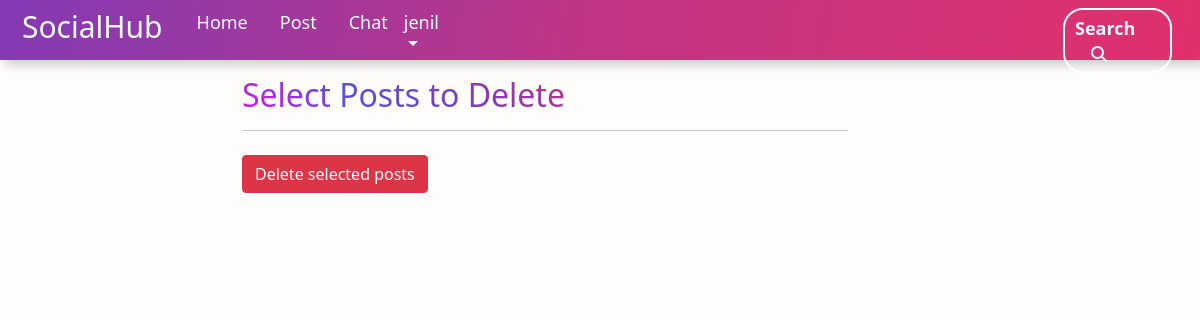
/home/edit_post (signed in), run on an earlier commit of the app's database.
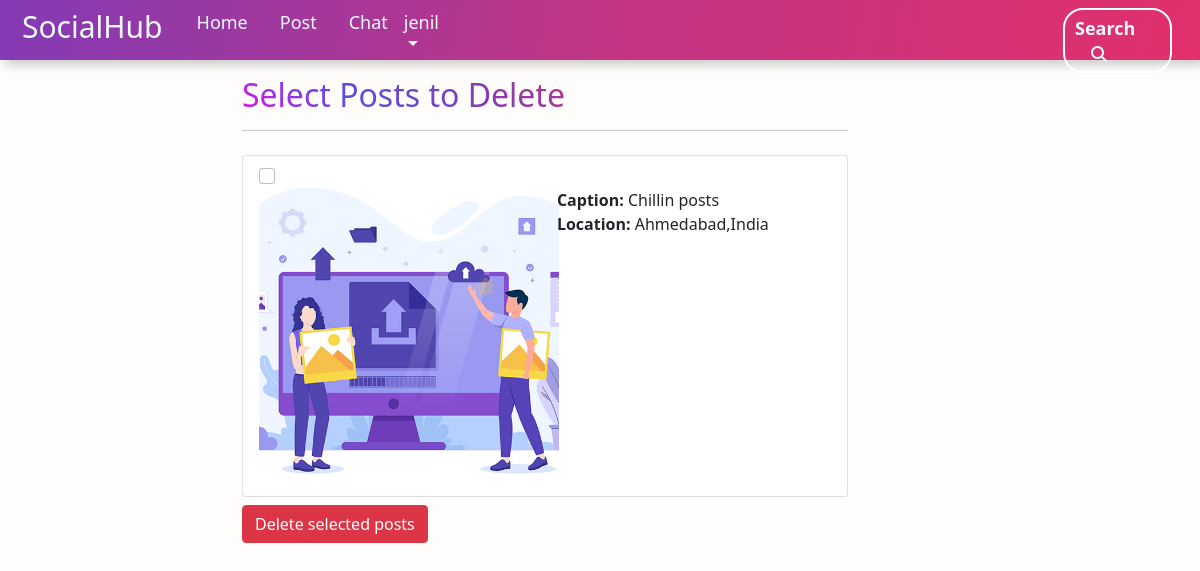
And on a later commit of the database.
### home/models.py (models this page shows, shortened)
class post(models.Model):
    post_id = models.AutoField(primary_key=True)
    user_fk = models.ForeignKey(User, on_delete=models.CASCADE)
    photo_url = models.URLField(null=False)
    is_reported = models.BooleanField(default=False)
    location = models.CharField(
        max_length=30, default="Somewhere in the World")
    date_posted = models.DateField()
    caption = models.CharField(max_length=40, default="Chilling in the world!")
    def __str__(self):
        return str(self.post_id)

### home/views.py (the view, shortened to what this page needs)
# urls.py: path('/edit_post',views.edit_post,name="edit_post"),
def edit_post(request):
    if request.method=="GET":
        posts=getPostByUser(request.user)
        ret_dict={}
        ret_dict["post_data"]=[]
        for i in posts:
            ret_dict["post_data"].append(i)
        print(ret_dict)
        return render(request,'home/edit_post.html',ret_dict)

### home/views.py (called while the page is built)
def getPostByUser(user_obj):
    posts=post.objects.filter(user_fk=user_obj).order_by("date_posted").reverse()
    return posts

### templates/home/edit_post.html (shortened to what this page needs)
{% extends 'home/base.html' %}
{% block user_name %}{{user.get_username}}{% endblock user_name %}
{% block feed %}
<h2 class="mt-3 gradient-text">Select Posts to Delete</h2><hr>
<form method="POST" action="{% url 'edit_post' %}">
<div class="list-group">
{% for i  in post_data %}
    <label class="list-group-item mt-2">
        <input class="form-check-input me-1" type="checkbox" name="{{i.post_id}}" value="{{i.post_id}}">
        <br>
        <div class="row">
            <div class="col-6">
                <img  src="http://localhost:8000/media/{{i.photo_url}}" style="width:300px;height:300px;object-fit: cover;" />
            </div>
            <div class="col-5">
                <div class="col">
                    <div class="row-2">
                        <b>Caption: </b>{{i.caption}}
                    </div>
                    <div class="row-2">
                        <b>Location: </b>{{i.location}}
                    </div>
                </div>
            </div>
        </div>
    </label>
{% endfor %}
</div>
<button class="btn btn-danger mt-2" type="submit">Delete selected posts</button>
</form>
{% endblock feed %}

### templates/home/base.html (shortened to what this page needs)
{% load static %}
<!DOCTYPE html>
<html lang="en">
<head>
  <link rel="stylesheet" href="https://stackpath.bootstrapcdn.com/bootstrap/5.0.0-alpha2/css/bootstrap.min.css"
 />
  <link rel="stylesheet" href="{% static 'home/css/home.css' %}" />
</head>
<body >
  <head>
  </head>
  <nav class="fixed navbar nav1 sticky-top navbar-expand-lg navbar-light bg-light">
    <div class="container-fluid navi">
      <a class="navbar-brand" href="http://localhost:8000/home">
        <p class="display-3" style="font-size: 30px; margin: 10px">
          <b style="color: aliceblue">SocialHub</b>
        </p>
      </a>
      <div class="collapse navbar-collapse" id="navbarSupportedContent">
        <ul class="navbar-nav mr-auto mt-3 mb-lg-0">
          <li class="nav-item">
            <a class="nav-link active display-3" style="font-size: 18px" aria-current="page"
              href="http://localhost:8000/home"><b style="color: aliceblue">Home</b></a>
          </li>
          <li class="nav-item display-3 mx-3" style="font-size: 18px">
            <a class="nav-link active" href="home/add_post/"><b style="color: aliceblue">Post</b></a>
          </li>
          <li class="nav-item">
            <a class="nav-link active display-3" style="font-size: 18px" aria-current="page"
              href="http://localhost:8000/chat/chat_home"><b style="color: aliceblue">Chat</b></a>
          </li>
          <li class="nav-item dropdown active">
            <a class="nav-link dropdown-toggle display-3" href="#" id="navbarDropdown" role="button"
              data-toggle="dropdown" aria-expanded="false" style="font-size: 18px; color: aliceblue ;">
              <div id="usnm">
                <b style="color: aliceblue" id="loginuser">{% block user_name %}{% endblock user_name %}</b>
              </div>
            </a>
          </li>
          <li class="mt-1 mx-3" style="padding-left: -15px">
            <a href="http://localhost:8000/search" style="color: aliceblue; text-decoration: none">
              <div style="border: 2px solid white; border-radius: 20px">
                <div style="
                      padding-top: 5px;
                      padding-left: 10px;
                      padding-bottom: 5px;
                      padding-right: 20px;
                    ">
                  <b style="font-size: 18px">Search</b>
                  <i class="fa fa-search mx-3" aria-hidden="true"></i>
                </div>
              </div>
            </a>
          </li>
        </ul>
      </div>
    </div>
  </nav>
  <div class="row">
    <div class="col-2">{% block ads %} {% endblock ads %}</div>
    <div class="col-8" style="padding-left: 50px; padding-right: 50px;width:57.667%">
      {% block feed %} {% endblock feed %}
    </div>
    <div class="col-2">{% block sugg %} {% endblock sugg %}</div>
  </div>
</body>
</html>

### static/home/css/home.css (style rules this page uses)
.nav1 { background-image: linear-gradient(100deg,#833AB4,#c13584,#e1306c); height: 60px; color: #fffafa; font-size: medium; box-shadow: 5px 5px 10px rgba(0, 0, 0, 0.2); }
body { font-family: Neue Helvetica; background-color: #fffdfc; }
body { font-family:'Segoe UI', Tahoma, Geneva, Verdana, sans-serif; }
.gradient-text { background-image: linear-gradient(45deg, #d617e7, #5851DB, #833AB4, #c13584, #e02765, #d44fe0); background-size: 100%; background-repeat: repeat; -webkit-background-clip: text; -webkit-text-fill-color: transparent; }
.dropdown { position: relative; display: inline-block; }

What changed in the data, as far as the page shows it:
added post: photo_url (picture), caption "Chillin posts", location "Ahmedabad,India"
